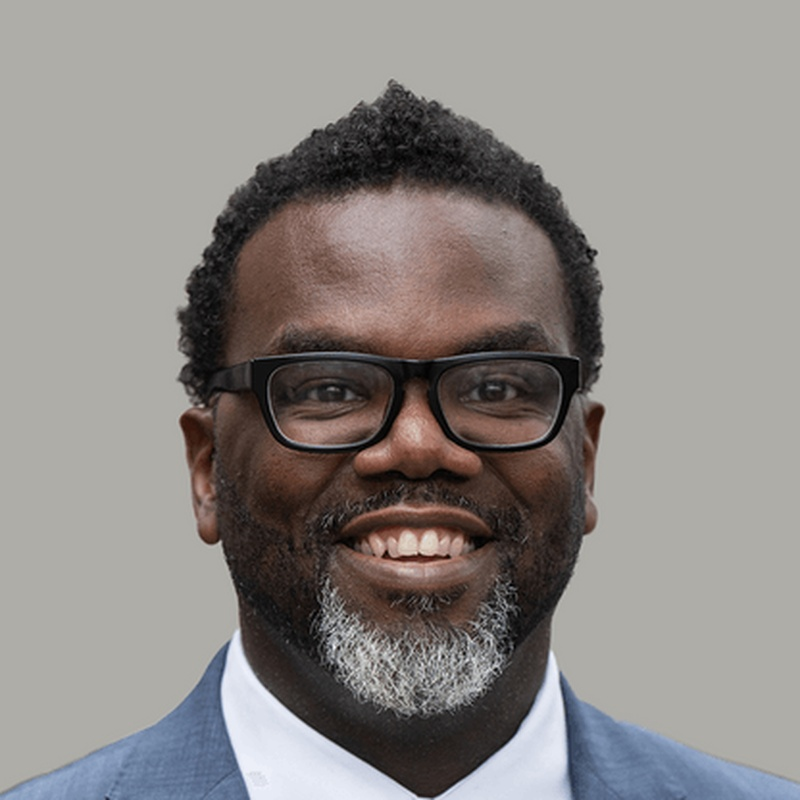
#> input picture assets/headshots/brandon_johnson_headshot.jpg, 800 x 800 px
$ python -i generate_county_map_filtered.py   (imports and definitions only)
#> lines starting #> are read from the running program, lines starting #| are printed output that depends on the picture; after the words box and inside, x2 and y2 are one past the last pixel; in counts of white or black regions, pixels touching at a corner belong together
import json
import os
from collections import Counter
import geopandas as gpd
import matplotlib.pyplot as plt
import matplotlib.patches as mpatches
from matplotlib.colors import LinearSegmentedColormap
from matplotlib.offsetbox import OffsetImage, AnnotationBbox
from PIL import Image
import numpy as np
import warnings
# [1 line not run here, left out]

def make_circular_headshot(image_path, size=50):
    """Load image and apply circular mask"""
#> called with size = 50
    img = Image.open(image_path).convert('RGBA')
    # Make square by cropping to center
    min_dim = min(img.size)
#> min_dim = 800
    left = (img.size[0] - min_dim) // 2
#> left = 0
    top = (img.size[1] - min_dim) // 2
#> top = 0
    img = img.crop((left, top, left + min_dim, top + min_dim))
    img = img.resize((size, size), Image.LANCZOS)
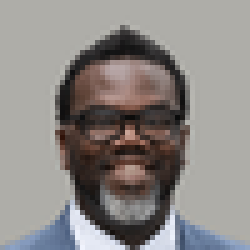
#> img: PIL image 50x50 RGBA (shown 5 times larger); mean R, G, B, A 140.5, 136.1, 133.4, 255

    # Create circular mask
    mask = Image.new('L', (size, size), 0)
#> mask: PIL image 50x50 L; every value is 0
    from PIL import ImageDraw
    draw = ImageDraw.Draw(mask)
    draw.ellipse((0, 0, size, size), fill=255)

    # Apply mask
    output = Image.new('RGBA', (size, size), (255, 255, 255, 0))
    output.paste(img, (0, 0))
    output.putalpha(mask)
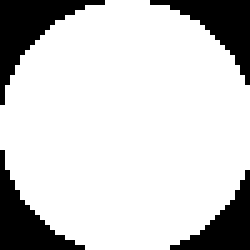
#> mask: PIL image 50x50 L (shown 5 times larger); 80.3% white; 4 black regions, box (x1, y1, x2, y2) and area: (0, 0, 21, 21) 144, (30, 0, 50, 17) 123, (0, 30, 17, 50) 123, (34, 34, 50, 50) 103
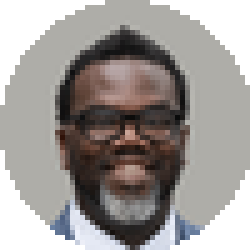
#> output: PIL image 50x50 RGBA (shown 5 times larger); mean R, G, B, A 140.5, 136.1, 133.4, 204.7; transparent parts drawn white

    return np.array(output)

# Headshot file mapping to FIPS codes with mayor names
HEADSHOT_DATA = {
    '17031': {'file': 'assets/headshots/brandon_johnson_headshot.jpg', 'mayor': 'Brandon Johnson', 'city': 'Chicago'},
    '06037': {'file': 'assets/headshots/Mayor Karen Bass - Official Headshot_headshot.jpg', 'mayor': 'Karen Bass', 'city': 'Los Angeles'},
    '27053': {'file': 'assets/headshots/Mayor-Jacob-Frey-1_headshot.jpg', 'mayor': 'Jacob Frey', 'city': 'Minneapolis'},
    '36061': {'file': 'assets/headshots/zohran-mamdani_headshot.jpg', 'mayor': 'Zohran Mamdani', 'city': 'New York City'},
    '41051': {'file': 'assets/headshots/Wilson-DSC_7332-2x1a_headshot.jpg', 'mayor': 'Keith Wilson', 'city': 'Portland'},
    '06075': {'file': 'assets/headshots/daniel_lurie_KeVK6TD_headshot.jpg', 'mayor': 'Daniel Lurie', 'city': 'San Francisco'},
    '53033': {'file': 'assets/headshots/katie_wilson_headshot.png', 'mayor': 'Katie Wilson', 'city': 'Seattle'},
    '34013': {'file': 'assets/headshots/Document_headshot.jpg', 'mayor': 'Ras Baraka', 'city': 'Newark'},
    '08031': {'file': 'assets/headshots/mayor_mike_johnston-headshot_ccb_headshot.jpg', 'mayor': 'Mike Johnston', 'city': 'Denver'},
}

# Import the city-to-county mapping from the main script
# [1 line not run here, left out]

# Load incident data - non-immigrant only
incident_files = [
    'data/incidents/tier1_deaths_in_custody.json',
    'data/incidents/tier2_shootings.json',
    'data/incidents/tier2_less_lethal.json',
    'data/incidents/tier3_incidents.json',
    'data/incidents/tier4_incidents.json'
]

non_immigrant_categories = ['us_citizen', 'bystander', 'officer', 'protester', 'journalist', 'legal_resident']

county_counts = Counter()
total_mapped = 0

# [42 lines not run here, left out]

# Filter to counties with MORE than 3 incidents (4+)
MIN_INCIDENTS = 4
filtered_counts = {k: v for k, v in county_counts.items() if v >= MIN_INCIDENTS}

# [6 lines not run here, left out]
county_url = "https://raw.githubusercontent.com/plotly/datasets/master/geojson-counties-fips.json"
# [1 line that did not run here, left out]

# [1 line that did not run here, left out]
# [1 line that did not run here, left out]

# Continental US only
# [1 line that did not run here, left out]

# Create figure with map and legend panel
fig = plt.figure(figsize=(22, 12))
ax = fig.add_axes([0.02, 0.1, 0.68, 0.85])  # Map on left
ax_legend = fig.add_axes([0.72, 0.15, 0.26, 0.7])  # Legend on right
# [1 line not run here, left out]

colors = ['#f7f7f7', '#fee5d9', '#fcbba1', '#fc9272', '#fb6a4a', '#de2d26', '#a50f15', '#67000d']
cmap = LinearSegmentedColormap.from_list('incidents', colors, N=256)

max_incidents = max(filtered_counts.values()) if filtered_counts else 1

# Base layer - all counties light gray
# [1 line not run here, left out]

# Counties with 4+ incidents
# [1 line that did not run here, left out]
# [10 lines not run here, left out]

# County FIPS to city name mapping
FIPS_TO_CITY = {
    '17031': 'Chicago',
    '06037': 'Los Angeles',
    '27053': 'Minneapolis',
    '36061': 'New York City',
    '41051': 'Portland',
    '06075': 'San Francisco',
    '53033': 'Seattle',
    '34013': 'Newark',
    '08031': 'Denver',
    '12086': 'Miami',
    '48141': 'El Paso',
    '06071': 'San Bernardino',
    '48201': 'Houston',
    '37119': 'Charlotte',
    '32003': 'Las Vegas',
}

# Counties where label should be on the left (to avoid overlap)
LABEL_ON_LEFT = {'34013'}  # Newark

# Counties with special positioning
NYC_FIPS = '36061'

# Labels for all filtered counties
# [78 lines not run here, left out]

# Draw legend with headshots on the right panel
# Sort by incident count descending
sorted_fips = sorted(filtered_counts.keys(), key=lambda x: -filtered_counts[x])

legend_y_start = 0.92
legend_y_spacing = 0.115

# [27 lines not run here, left out]

counties_shown = len(filtered_counts)
incidents_shown = sum(filtered_counts.values())
# [8 lines not run here, left out]

sm = plt.cm.ScalarMappable(cmap=cmap, norm=plt.Normalize(vmin=MIN_INCIDENTS, vmax=max_incidents))
# [1 line not run here, left out]
cbar = fig.colorbar(sm, ax=ax, orientation='horizontal', fraction=0.03, pad=0.12, aspect=40)
# [1 line not run here, left out]

# Add bottom caption between map and colorbar
# Calculate actual percentage
percentage = int(round(100 * incidents_shown / total_mapped)) if total_mapped > 0 else 0
# [15 lines not run here, left out]

>>> result = make_circular_headshot('../assets/headshots/brandon_johnson_headshot.jpg')

$ run again, on assets/headshots/About-Mayor-Wilson-635x250_headshot.jpg
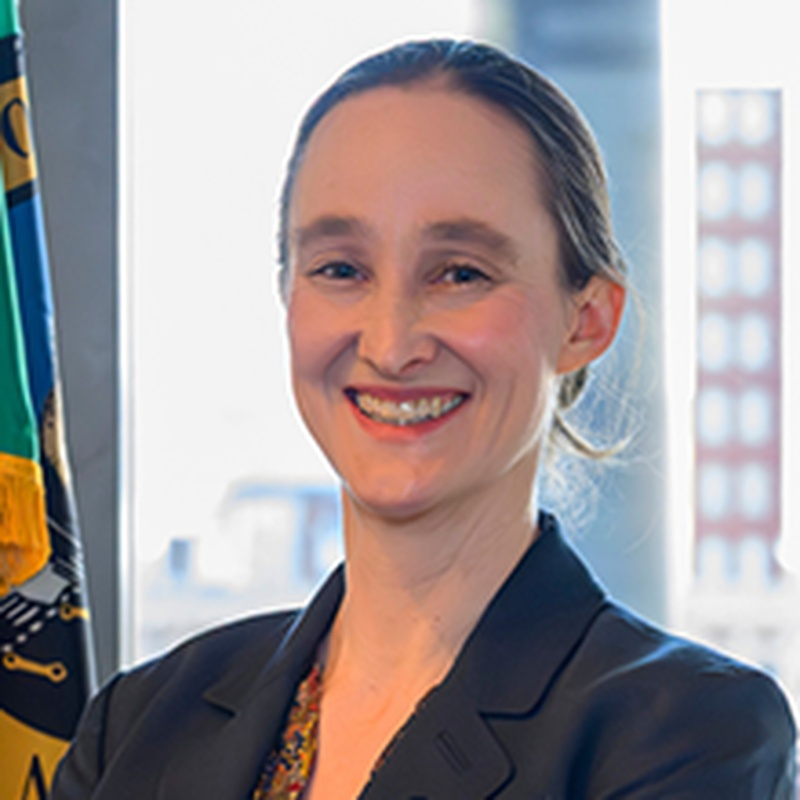
#> input picture assets/headshots/About-Mayor-Wilson-635x250_headshot.jpg, 800 x 800 px
#> in make_circular_headshot, `img = img.resize((size, size), Image.LANCZOS)`:
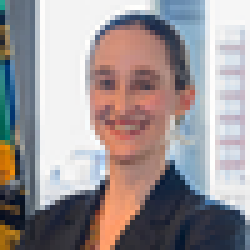
#> img: PIL image 50x50 RGBA (shown 5 times larger); mean R, G, B, A 157, 149.2, 150.9, 255
#> in make_circular_headshot, `output.putalpha(mask)`:
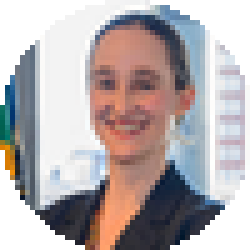
#> output: PIL image 50x50 RGBA (shown 5 times larger); mean R, G, B, A 157, 149.2, 150.9, 204.7; transparent parts drawn white

$ run again, on assets/headshots/contact_sheet.jpg
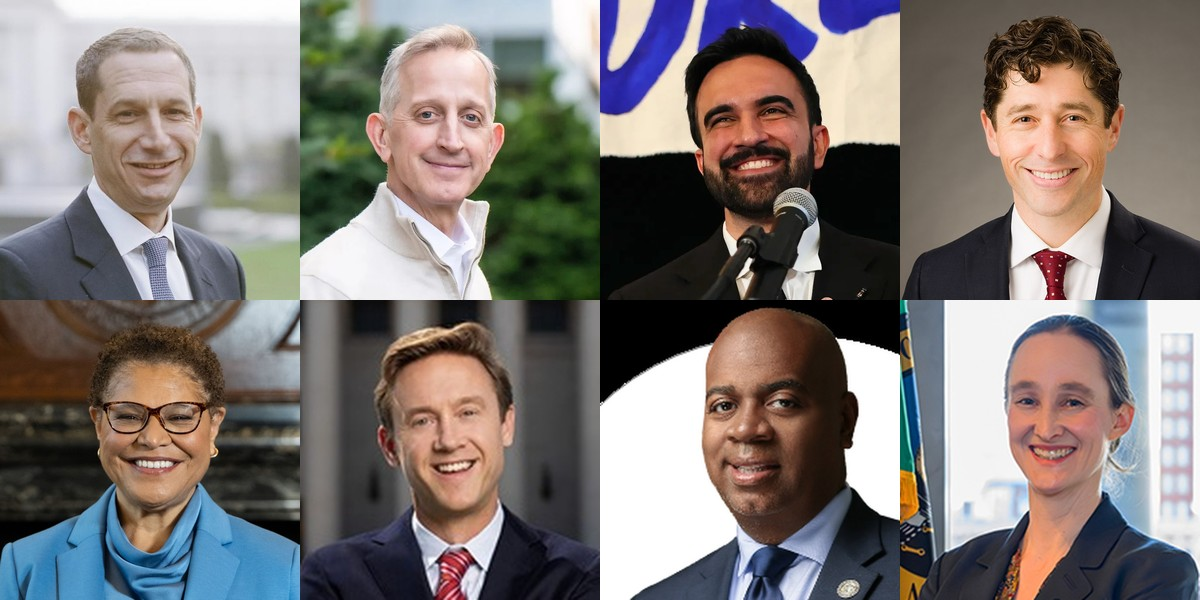
#> input picture assets/headshots/contact_sheet.jpg, 1200 x 600 px
#> in make_circular_headshot, `img = img.crop((left, top, left + min_dim, top + min_dim))`:
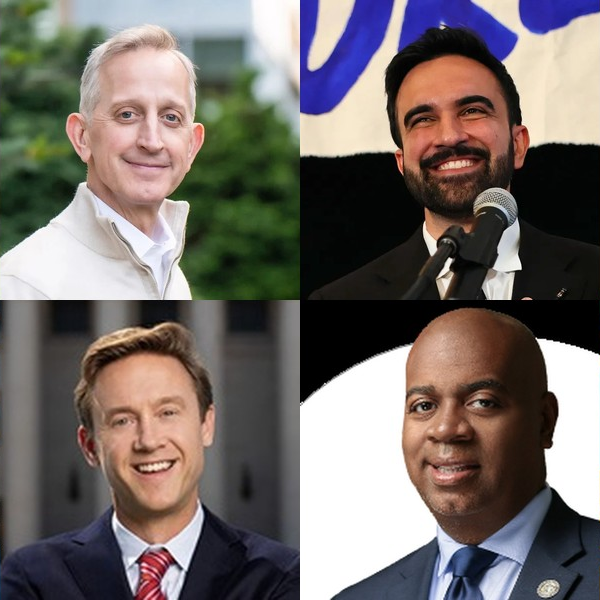
#> img: PIL image 600x600 RGBA; mean R, G, B, A 116, 108.5, 105.1, 255
#> in make_circular_headshot, `output.putalpha(mask)`:
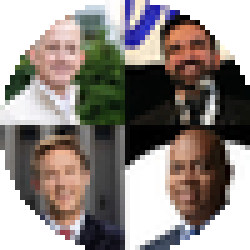
#> output: PIL image 50x50 RGBA (shown 5 times larger); mean R, G, B, A 115.9, 108.4, 105, 204.7; transparent parts drawn white
